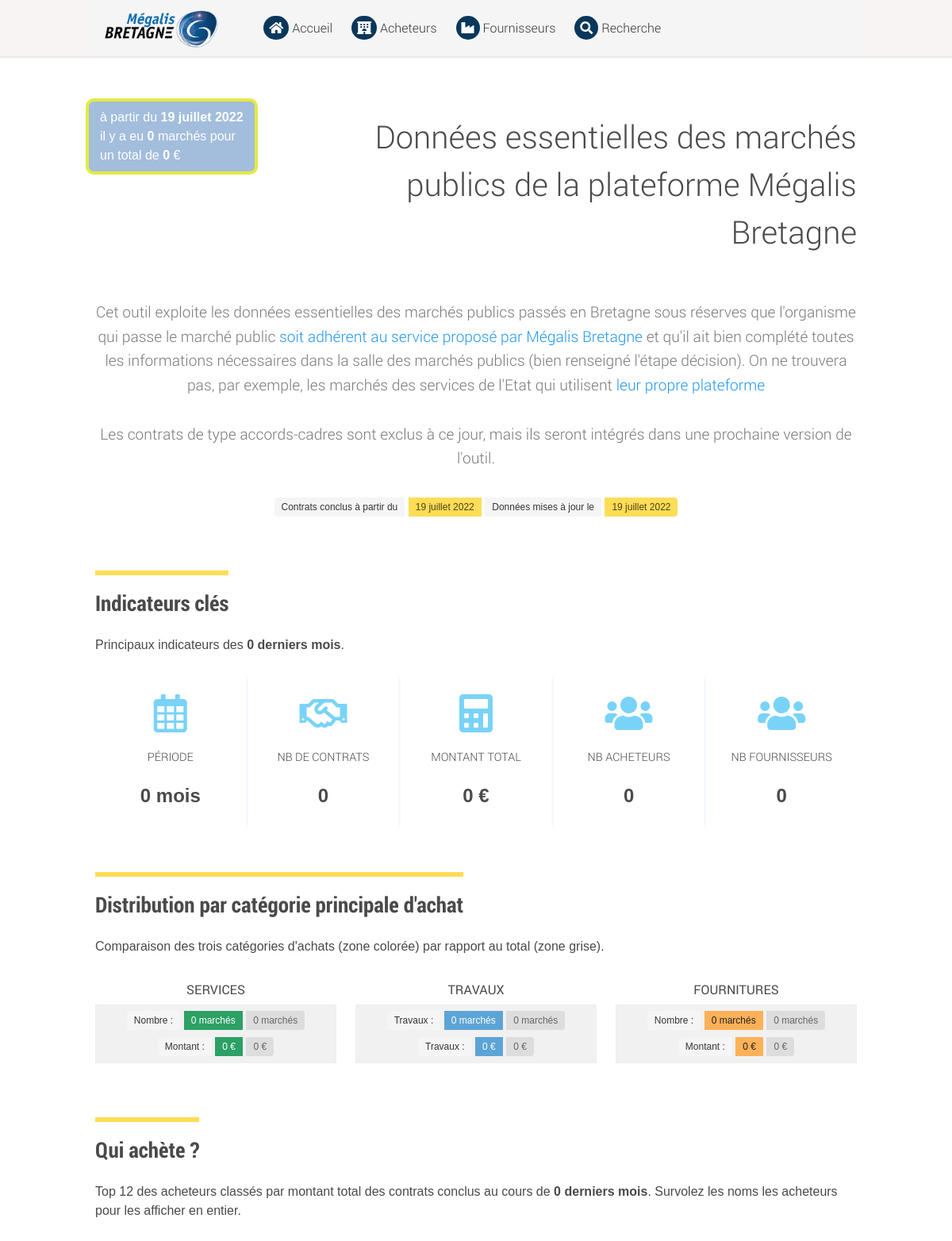
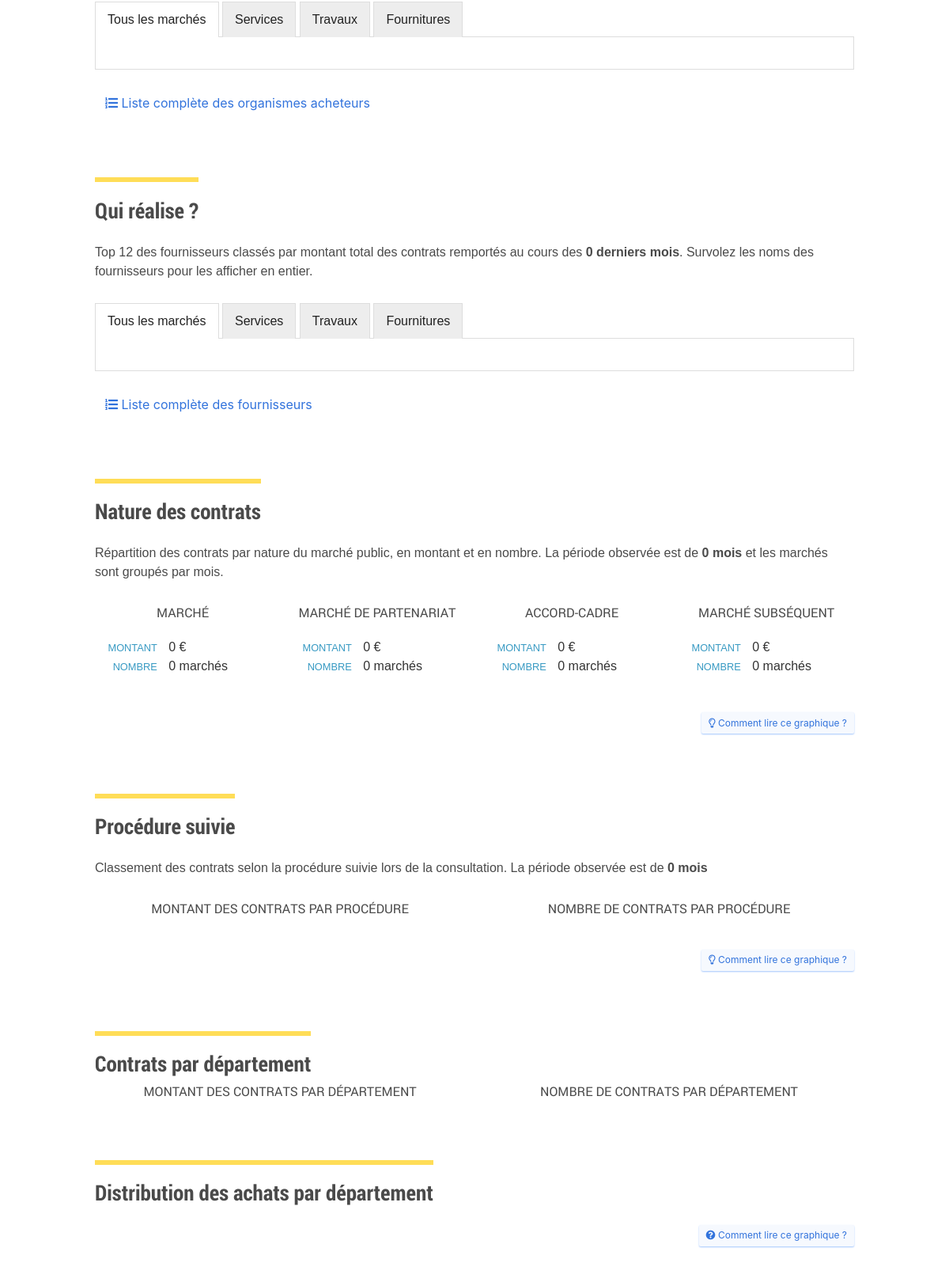
The page /ui/index.php (upper part) on the database its author committed (2 pictures, top to bottom).
### tables this page shows
CREATE TABLE `nature` (
  `id_nature` int(10) UNSIGNED NOT NULL,
  `nom_nature` varchar(45) DEFAULT NULL
);

### ui/inc/config.php (called while the page is built)
<?php
require_once('data/model.php');
require_once('data/connect.php');
$connect->set_charset("utf8");
$config = getConfig($connect);
$formatter = new IntlDateFormatter('fr_FR', IntlDateFormatter::SHORT, IntlDateFormatter::SHORT);
$formatter->setPattern('d MMMM Y');
$debut = new DateTime($config['date_debut']);
$fin = new DateTime($config['date_mise_a_jour']);
$interval = $debut->diff($fin);
$yearsInMonths = $interval->format('%r%y') * 12;
$months = $interval->format('%r%m');
$nb_mois = $yearsInMonths + $months;
$donnees_mises_a_jour = $formatter->format(new DateTime($config['date_mise_a_jour']));
$donnees_a_partir_du = $formatter->format(new DateTime($config['date_debut']));
?>

### ui/data/model.php (called while the page is built, shortened)
<?php
function nf ($n)
{
  return number_format ($n, 0, ",", " ");
}
function getConfig ($connect)
{
    $sql = "SELECT date_mise_a_jour,date_debut
          FROM config";
    try
    {
        $result = $connect->query($sql);
    }
    catch (Exception $e)
    {
        $nom = $e;
    }
    $out = [];
    $out['date_mise_a_jour'] = $date_mise_a_jour;
    $out['date_debut'] = $date_debut;
    return $out;
}
function getKPI ($connect, $id=0, $months=0, $dept=0)
{
  $sql = "SELECT SUM(montant) as montant_total,
  COUNT(m.id) as nombre,
  MAX(montant) maximum,
  AVG(montant) moyenne,
  (DATEDIFF( MAX(date_notification), MIN(date_notification) ) / 30 ) periode,
  COUNT(DISTINCT(a.nom_acheteur)) nb_acheteurs,
  COUNT(DISTINCT(t.denomination_sociale)) nb_fournisseurs
  FROM marche m
  LEFT JOIN acheteur a ON a.id_acheteur = m.id_acheteur
  INNER JOIN marche_titulaires mt ON m.id_marche = mt.id_marche
  INNER JOIN titulaire t ON mt.id_titulaires = t.id_titulaire
  INNER JOIN lieu l ON l.id_lieu = m.id_lieu_execution
  WHERE m.date_notification > '0000-00-00' ";
  try
  {
    $result = $connect->query($sql);
    $kpi = [];
    if ($result)
    {
      while ( $r = mysqli_fetch_assoc( $result ) )
      {
        $kpi['montant_total'] = $r['montant_total'];
        $kpi['nombre'] = $r['nombre'];
        $kpi['maximum'] = $r['maximum'];
        $kpi['moyenne'] = $r['moyenne'];
        $kpi['periode'] = $months > 0 ? $months : $r['periode'];
        $kpi['nb_acheteurs'] = $r['nb_acheteurs'];
        $kpi['nb_fournisseurs'] = $r['nb_fournisseurs'];
        $kpi['sql'] = $sql;
      }
    }
  }
  catch (Exception $e) {  }
  return $kpi;
}
function getNatures2 ($connect, $id=0, $months=12)
{
  $sql = "SELECT n.id_nature, COALESCE(COUNT(m.montant), 0) nb_nature, COALESCE(SUM(m.montant),0) total, n.nom_nature
          FROM nature n
          LEFT JOIN (
            SELECT *
            FROM marche
            WHERE date_notification > '0000-00-00'
            AND date_notification > DATE_SUB(CURRENT_DATE(), INTERVAL $months MONTH)
          ) m ON n.id_nature = m.id_nature ";
  $sql .= "GROUP BY nom_nature ORDER BY id_nature ASC";
  try
  {
    $result = $connect->query($sql);
    $out=[];
    if ($result)
    {
      while ( $r = mysqli_fetch_assoc( $result ) )
      {
        $out[]=$r;
      }
    }
  }
  catch (Exception $e) {  }
  return $out;
}

### ui/index.php (the view, shortened to what this page needs)
<?php
include('inc/head.php');
include('inc/config.php');
?>
<?php
include('inc/nav.php');
require_once('data/model.php');
require_once('data/connect.php');
$connect->set_charset("utf8");
$kpi = getKPI($connect, null, $nb_mois, 0);
?>
<div id="main">
    <div class="container">
        <div class="columns">
            <div  class="column is-one-quarter" style="padding: 50px 0px;">
                    <p id="phraseHome">
                        <?php echo gettext("à partir du ");?><b><?php echo  $donnees_a_partir_du; ?></b></br>
                        il y a eu <b><?php echo  nf($kpi['nombre']) ; ?></b> marchés pour</br>
                        un total de <b><?php echo nf($kpi['montant_total']) ; ?></b> €
                    </p>
            </div>
            <div class="column" >
            <h2 class=" is-size-2 has-text-right is-size-2-desktop is-size-3-mobile">Données essentielles des marchés publics de la plateforme Mégalis Bretagne</h2>
            </div>
        </div>
        <h2 id="dates" class="has-text-centered subtitle"><?php echo gettext("Cet outil exploite les données essentielles des marchés publics passés en Bretagne sous réserves "); ?>
            que l'organisme qui passe le marché public <a target="_blank" href="https://geobretagne.fr/mviewer/?config=/apps/megalis-services/config.xml#">soit adhérent au service proposé par <?php echo gettext("Mégalis Bretagne"); ?></a>
            et qu'il  ait bien complété toutes les informations nécessaires dans la salle des marchés publics (bien renseigné l'étape décision).
            On ne trouvera pas, par exemple, les marchés des services de l'Etat qui utilisent <a target="_blank" href="https://www.marches-publics.gouv.fr/">leur propre plateforme</a> <br><br>Les contrats de type accords-cadres sont exclus à ce jour, mais ils seront intégrés dans une prochaine version de l'outil.
        </h2>
        <div id="dates" class="has-text-centered">
      <span class='tags has-addons'>
        <span class='tag is-light'><?php echo gettext("Contrats conclus à partir du ") ?></span>
        <span class='tag is-warning'><?php echo $donnees_a_partir_du;?></span>
        <span class='tag is-light'><?php echo gettext("Données mises à jour le ") ?></span>
        <span class='tag is-warning'><?php echo $donnees_mises_a_jour;?></span>
      </span>
        </div>
    </div>
    <div class="container">
        <h3><?php echo gettext("Indicateurs clés") ?></h3>
        <p><?php echo gettext("Principaux indicateurs des ") ?><b><?php echo $nb_mois;?><?php echo gettext("  derniers mois")?></b>.</p>
        <div class="kpis columns">
            <div class="column kpi">
                <i class="far fa-calendar-alt fa-3x has-text-blue-light pb-1"></i>
                <span>Période</span>
                <b id="kpi-periode"><?php echo ceil( $kpi['periode'] ); ?> mois</b>
            </div>
            <div class="column kpi">
                <i class="far fa-handshake fa-3x has-text-blue-light pb5"></i>
                <span title="Nombre de contrats">Nb de contrats</span>
                <b id="kpi-nb-marches"><?php echo nf( $kpi['nombre'] ); ?></b>
            </div>
            <div class="column kpi">
                <i class="fas fa-calculator fa-3x has-text-blue-light"></i>
                <span>Montant total</span>
                <b id="kpi-montant-total"><?php echo nf( $kpi['montant_total'] ); ?> €</b>
            </div>
            <div class="column kpi">
                <i class="fas fa-users fa-3x has-text-blue-light "></i>
                <span title="Nombre d'acheteurs">Nb Acheteurs</span>
                <b id="kpi-max"><?php echo nf( $kpi['nb_acheteurs'] ); ?> </b>
            </div>
            <div class="column kpi">
                <i class="fas fa-users fa-3x has-text-blue-light "></i>
                <span title="Nombre de fournisseurs">Nb Fournisseurs</span>
                <b id="kpi-max"><?php echo nf( $kpi['nb_fournisseurs'] ); ?> </b>
            </div>
        </div>
    </div>
    <section class="section">
        <div class="container">
            <?php
            include('inc/categories-principales-html.php');
            ?>
        </div>
    </section>
    <section class="section">
        <div class="container">
            <h3>Qui achète ?</h3>
            <p>Top 12 des acheteurs classés par montant total des contrats conclus au cours de <b><?php echo $nb_mois;?> derniers mois</b>. Survolez les noms les acheteurs pour les afficher en entier.</p>
            <div id="acheteurs">
                <ul class="tab-container">
                    <li class="tab-link current" data-tab="tab-1">Tous les marchés</li>
                    <li class="tab-link" data-tab="tab-2">Services</li>
                    <li class="tab-link" data-tab="tab-3">Travaux</li>
                    <li class="tab-link" data-tab="tab-4">Fournitures</li>
                </ul>
                <div id="tab-1" class="tab-content current">
                    <div class="columns">
                        <div class="column is-one-third tagsBlock quiListe">
                        </div>
                        <div class="column">
                        </div>
                    </div>
                </div>
                <p><button id="getListeAcheteurs" class="button has-text-link is-white"><i class="fas fa-list-ol"></i>&nbsp;Liste complète des organismes acheteurs </button></p>
            </div>
        </div>
    </section>
    <section class="section">
        <div class="container">
            <h3>Qui réalise ?</h3>
            <p>Top 12 des fournisseurs classés par montant total des contrats remportés au cours des <b><?php echo $nb_mois;?> derniers mois</b>. Survolez les noms des fournisseurs pour les afficher en entier.</p>
            <div id="titulaires">
                <ul class="tab-container">
                    <li class="tab-link current" data-tab="tab-t1">Tous les marchés</li>
                    <li class="tab-link" data-tab="tab-t2">Services</li>
                    <li class="tab-link" data-tab="tab-t3">Travaux</li>
                    <li class="tab-link" data-tab="tab-t4">Fournitures</li>
                </ul>
                <div id="tab-t1" class="tab-content current">
                    <div class="columns">
                        <div class="column is-one-third tagsBlock quiListe">
                        </div>
                        <div class="column">
                        </div>
                    </div>
                </div>
                <p><button id="getListeTitulaires" class="button has-text-link is-white"><i class="fas fa-list-ol"></i>&nbsp;Liste complète des fournisseurs </button></p>
            </div>
        </div>
    </section>
    <div class="container">
        <h3>Nature des contrats</h3>
        <p>Répartition des contrats par nature du marché public, en montant et en nombre. La période observée est de <b><?php echo $nb_mois;?> mois</b> et les marchés sont groupés par mois. </p>
        <div class="columns sequence">
            <?php
            $natures = getNatures2($connect, 0, $nb_mois);
            foreach ($natures as $nature):
                ?>
                <div class="column">
                    <h4><?php echo $nature['nom_nature'];?></h4>
                    <ul class="natures">
                        <li><span>Montant</span> <?php echo nf($nature['total']);?> €</li>
                        <li><span>Nombre</span> <?php echo nf($nature['nb_nature']);?> marchés</li>
                    </ul>
                </div>
            <?php
            endforeach;
            ?>
        </div>
        <div>
            <?php include('inc/aideNature.php');?>
        </div>
    </div>
    <div class="container">
        <h3>Procédure suivie</h3>
        <p>Classement des contrats selon la procédure suivie lors de la consultation. La période observée est de <b><?php echo $nb_mois;?> mois</b> </p>
        <div class="columns sequence">
            <div class="column">
                <h4>Montant des contrats par procédure</h4>
            </div>
            <div class="column">
                <h4>Nombre de contrats par procédure</h4>
            </div>
        </div>
        <?php
        include('inc/aideProcedures.php');
        ?>
    </div>
    <div class="container">
        <h3>Contrats par département</h3>
        <div class="columns">
            <div class="column">
                <h4>Montant des contrats par département</h4>
            </div>
            <div class="column">
                <h4>Nombre de contrats par département</h4>
            </div>
        </div>
    </div>
    <div class="container">
        <h3>Distribution des achats par département</h3>
        <p class="has-text-right"><button id="aideCPVLieuxBtn" class="button has-text-link is-link-bg is-small"><i class="fas fa-question-circle"></i>&nbsp;Comment lire ce graphique ?</button></p>
    </div>
</div>
<?php include('inc/footer.php'); ?>

### ui/css/style.css (style rules this page uses)
a { color:#2196f3; cursor:pointer; }
a:link { color:#2196f3 }
html { background: #fff; }
body { min-height: 100% ; ; font-family: Arial, sans-serif; }
#main { background: #fff; margin: 15px 0 0; }
#main .container { max-width: 1024px; margin: 0 auto 20px; padding: 0; }
.section { padding:0 ; background: #fff ; margin: 5px 0 0; }
h1, h2, h3, h4, h5, h6, p, dt, dd, dl { padding: .5rem 0; margin: 1rem 0; }
h1, h2, h3, h4, h5, h6 { font-family: 'RobotoLight', Arial, sans-serif; }
h2.subtitle { color: #7a7a7a; font-size : 1.2rem; }
h3 { font-size: 1.7rem; font-family: "RobotoCondensedBold"; padding: 1.2rem 0 0rem; margin: 3rem 0 0; border-top: 6px solid #ffdd57; display: inline-block; line-height: 120%; }
h4 { border-bottom: none; text-align: center; margin: 0.2rem 0; padding: 0.2rem 0; font-family: "Roboto"; font-size: 1.0rem; border-top: none; text-transform: uppercase; }
h4 { font-family: 'Roboto'; }
ul { list-style: disc; }
ul, li { padding: .5rem 0; margin: .25rem 0; }
li { list-style-position: inside; }
.quiListe { text-align: center ; }
@media screen and (min-width: 768px) { .quiListe { text-align: right; } }
#dates { margin-top: 30px; }
#accueil #dates { margin-top: 0; line-height: 1.6 }
#dates .tags { display:block; }
.natures { margin: 10px 0 0 0; padding: 7px 0 10px; }
.natures li { list-style-type: none; font-size: 1rem; color: #333; padding: 0; margin: 0; }
.natures li span { text-transform: uppercase; font-size: .8rem; color: #389ac3; display: inline-block; width: 40%; padding: 0 10px 0 0; text-align:right; }
.kpis.columns { display: flex; flex-wrap: wrap; }
.kpis { margin: 20px auto 50px; background: #fff; text-align: left; }
.kpis div { border-left: 3px solid #f6f9fe; text-align: center ; }
.kpis div:first-child { border-left: none ; }
.kpi i, .kpi span, .kpi b { display: block; }
.kpi i { padding: 10px 0 10px; }
.kpi span { padding: 10px 0; text-transform: uppercase; font-size: .9rem; font-family: "RobotoLight"; font-weight: 400; }
.kpi b { padding: 10px 0; font-size: 1.1rem; }
@media screen and (min-width: 768px) { .kpi b { font-size: 1.5rem; } }
@media screen and (min-width: 840px) { h2 { margin-top: 3rem; } }
button { border: none; padding: 5px 10px; background: transparent; cursor: pointer; font-size: 1.1rem; border: 1px solid #5d626b; color: #5d626b; }
ul.tab-container { margin: 0px; padding: 0px; list-style: none; }
ul.tab-container li { background: #ededed; color: #222; display: inline-block; padding: 10px 15px; cursor: pointer; border: 1px solid #ddd; border-bottom: none; margin-bottom: -1px }
ul.tab-container li.current { background: #fff; color: #222; }
.tab-content { display: none; border: 1px solid #ddd; padding-top: 40px; visibility: hidden; opacity: 0; transition: opacity 1s linear; background: #fff; }
.tab-content.current { display: block; opacity: 1; visibility: visible; transition: opacity 1s linear }
.is-link-bg { background: #f6f9fe; border: none; box-shadow: 0 1px 2px #a3c6fd; }
.has-text-blue-light { color: #79d3f8 !important; }
@media screen and (min-width: 1015px) { .sequence h4 { text-align: center; } }
.sequence h4 { margin: 0 ; }
#phraseHome { list-style: none; margin: 0; border: 4px solid rgba(255, 253, 0, 0.7); padding: 8px 14px; border-radius: 10px; display: inline-block; background: rgba(124, 162, 206, 0.7); color: #fff; }

### rows shown on the page
nature: nom_nature "MARCHÉ", total "0", nb_nature "0"
nature: nom_nature "MARCHÉ DE PARTENARIAT", total "0", nb_nature "0"
nature: nom_nature "ACCORD-CADRE", total "0", nb_nature "0"
nature: nom_nature "MARCHÉ SUBSÉQUENT", total "0", nb_nature "0"

### other values the page prints
gettext("à partir du ") "à partir du"
$donnees_a_partir_du "19 juillet 2022"
nf($kpi['nombre']) "0"
nf($kpi['montant_total']) "0"
gettext("Mégalis Bretagne") "Mégalis Bretagne"
gettext("Contrats conclus à partir du ") "Contrats conclus à partir du"
gettext("Données mises à jour le ") "Données mises à jour le"
$donnees_mises_a_jour "19 juillet 2022"
gettext("Indicateurs clés") "Indicateurs clés"
gettext("Principaux indicateurs des ") "Principaux indicateurs des"
$nb_mois "0"
gettext("  derniers mois") "derniers mois"
ceil( $kpi['periode'] ) "0"
nf( $kpi['nombre'] ) "0"
nf( $kpi['montant_total'] ) "0"
